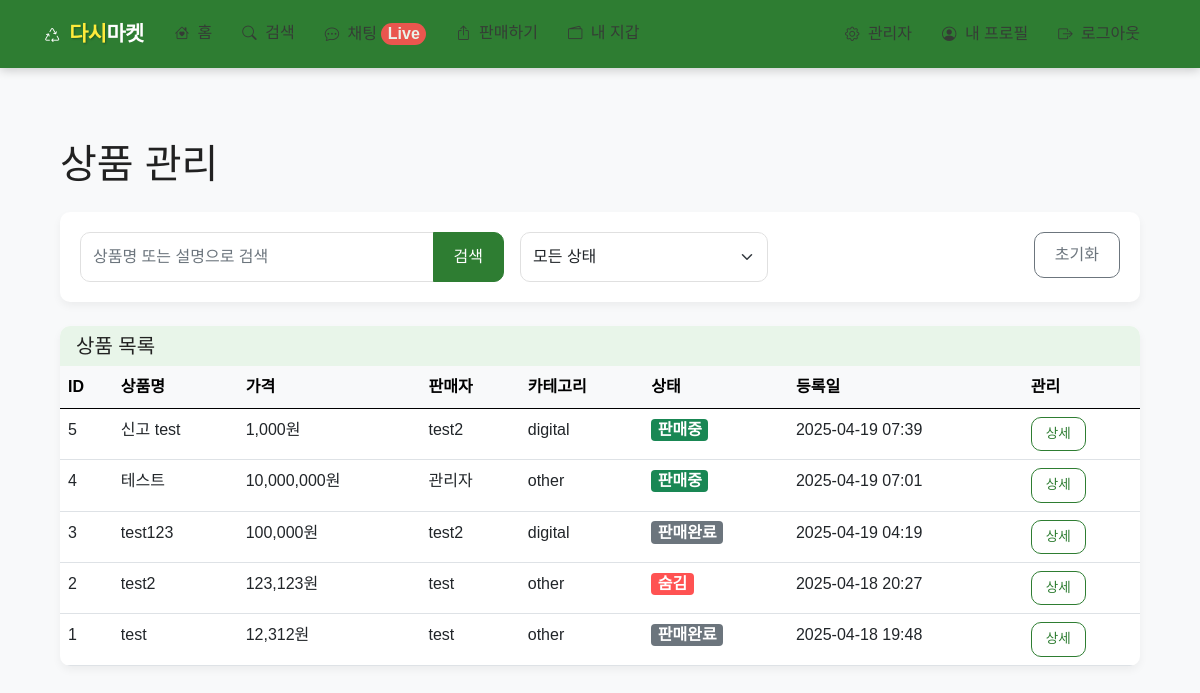
/admin/products (signed in), run on the app's committed database.
### app/models.py (models this page shows, shortened)
class Product(db.Model):
    __tablename__ = 'products'
    id = db.Column(db.Integer, primary_key=True)
    title = db.Column(db.String(120), nullable=False)
    description = db.Column(db.Text, nullable=False)
    price = db.Column(db.Integer, nullable=False)
    category = db.Column(db.String(50), nullable=False)
    location = db.Column(db.String(100), nullable=False)
    seller_id = db.Column(db.Integer, db.ForeignKey('users.id'), nullable=False)
    status = db.Column(db.String(20), default='active')  # active, sold, hidden
    created_at = db.Column(db.DateTime, default=datetime.utcnow)
    updated_at = db.Column(db.DateTime, default=datetime.utcnow, onupdate=datetime.utcnow)
    images = db.relationship('ProductImage', backref='product', lazy='dynamic', cascade='all, delete-orphan')
    transfers = db.relationship('Transfer', backref='product', lazy='dynamic')

class User(UserMixin, db.Model):
    __tablename__ = 'users'
    id = db.Column(db.Integer, primary_key=True)
    email = db.Column(db.String(120), unique=True, nullable=False)
    password_hash = db.Column(db.String(256), nullable=False)
    username = db.Column(db.String(64), nullable=False)
    profile_image = db.Column(db.String(120), nullable=True)
    created_at = db.Column(db.DateTime, default=datetime.utcnow)
    is_admin = db.Column(db.Boolean, default=False)
    is_active = db.Column(db.Boolean, default=True)
    products = db.relationship('Product', backref='seller', lazy='dynamic')
    wallet = db.relationship('Wallet', backref='user', uselist=False)

### app/admin/routes.py (the view)
@bp.route('/products')
@login_required
@admin_required
def products():
    page = request.args.get('page', 1, type=int)
    per_page = 20
    query = request.args.get('q', '')
    status = request.args.get('status', '')
    products_query = Product.query
    if query:
        products_query = products_query.filter(
            Product.title.contains(query) |
            Product.description.contains(query)
        )
    if status:
        products_query = products_query.filter_by(status=status)
    products = products_query.order_by(desc(Product.created_at)).paginate(page=page, per_page=per_page, error_out=False)
    return render_template('admin/products.html', title='상품 관리',
                          products=products, query=query, status=status)

### app/admin/routes.py (called while the page is built)
def admin_required(f):
    @wraps(f)
    def decorated_function(*args, **kwargs):
        if not current_user.is_authenticated or not current_user.is_admin:
            flash('관리자 권한이 필요합니다.')
            return redirect(url_for('main.index'))
        return f(*args, **kwargs)
    return decorated_function

### app/models.py (called while the page is built)
@login_manager.user_loader
def load_user(id):
    return User.query.get(int(id))

### app/templates/admin/products.html (shortened to what this page needs)
{% extends 'base.html' %}
{% block content %}
<div class="container mt-4">
    <h1 class="mb-4">상품 관리</h1>
    <div class="card mb-4">
        <div class="card-body">
            <form method="get" action="{{ url_for('admin.products') }}" class="row g-3">
                <div class="col-md-5">
                    <div class="input-group">
                        <input type="text" class="form-control" name="q" placeholder="상품명 또는 설명으로 검색" value="{{ query }}">
                        <button class="btn btn-primary" type="submit">검색</button>
                    </div>
                </div>
                <div class="col-md-3">
                    <select name="status" class="form-select">
                        <option value="">모든 상태</option>
                    </select>
                </div>
                <div class="col-md-4 text-end">
                    <a href="{{ url_for('admin.products') }}" class="btn btn-outline-secondary">초기화</a>
                </div>
            </form>
        </div>
    </div>
    <div class="card">
        <div class="card-header">
            <h5 class="mb-0">상품 목록</h5>
        </div>
        <div class="card-body p-0">
            <div class="table-responsive">
                <table class="table table-hover mb-0">
                    <thead class="table-light">
                        <tr>
                            <th>ID</th>
                            <th>상품명</th>
                            <th>가격</th>
                            <th>판매자</th>
                            <th>카테고리</th>
                            <th>상태</th>
                            <th>등록일</th>
                            <th>관리</th>
                        </tr>
                    </thead>
                    <tbody>
                        {% for product in products.items %}
                        <tr>
                            <td>{{ product.id }}</td>
                            <td>{{ product.title }}</td>
                            <td>{{ product.price|format_number }}원</td>
                            <td>{{ product.seller.username }}</td>
                            <td>{{ product.category }}</td>
                            <td>
                                {% if product.status == 'active' %}
                                <span class="badge bg-success">판매중</span>
                                {% elif product.status == 'sold' %}
                                <span class="badge bg-secondary">판매완료</span>
                                {% else %}
                                <span class="badge bg-danger">숨김</span>
                                {% endif %}
                            </td>
                            <td>{{ product.created_at|format_datetime }}</td>
                            <td>
                                <a href="{{ url_for('admin.product_detail', product_id=product.id) }}" class="btn btn-sm btn-outline-primary">상세</a>
                            </td>
                        </tr>
                        {% else %}
                        <tr>
                            <td colspan="8" class="text-center py-4">상품이 없습니다.</td>
                        </tr>
                        {% endfor %}
                    </tbody>
                </table>
            </div>
        </div>
    </div>
</div>
{% endblock %}

### app/static/css/style.css (style rules this page uses)
:root { --primary-color: #FF7E36; --secondary-color: #56C4C5; --accent-color: #3A86FF; --light-color: #FFF8F0; --dark-color: #363636; --gray-color: #f8f9fa; --border-radius: 10px; --box-shadow: 0 4px 12px rgba(0, 0, 0, 0.08); }
body { font-family: 'Pretendard', 'Noto Sans KR', -apple-system, BlinkMacSystemFont, sans-serif; background-color: var(--light-color); color: var(--dark-color); line-height: 1.6; padding-bottom: 0; }
.btn { border-radius: var(--border-radius); font-weight: 500; padding: 10px 20px; transition: all 0.2s ease; }
.btn-primary { background-color: var(--primary-color) !important; border-color: var(--primary-color) !important; }
.btn-outline-primary { color: var(--primary-color) !important; border-color: var(--primary-color) !important; }
.btn-sm { padding: 6px 14px; font-size: 0.85rem; }
.container { padding: 20px 15px; }
.card { border-radius: var(--border-radius); border: none; box-shadow: var(--box-shadow); transition: transform 0.3s ease, box-shadow 0.3s ease; overflow: hidden; height: 100%; background-color: white; }
.card-body { padding: 1.25rem; }
.form-control, .form-select { border-radius: var(--border-radius); padding: 12px; border: 1px solid #e0e0e0; transition: all 0.2s ease; }

### app/templates/base.html (style rules this page uses)
:root { --primary-color: #2E7D32; --secondary-color: #1B5E20; --accent-color: #FF5252; --accent-color-dark: #D32F2F; --background-color: #F8F9FA; --light-accent: #E8F5E9; --text-color: #212121; --light-text: #FFFFFF; --border-radius: 10px; }
body { font-family: 'Pretendard', 'Noto Sans KR', sans-serif; background-color: var(--background-color); color: var(--text-color); }
.btn-primary { background-color: var(--primary-color); border-color: var(--primary-color); color: var(--light-text); }
.btn-outline-primary { color: var(--primary-color); border-color: var(--primary-color); }
.card { border-radius: var(--border-radius); box-shadow: 0 4px 8px rgba(0, 0, 0, 0.05); border: none; }
.card-header { background-color: var(--light-accent); border-bottom: none; font-weight: 600; }
.badge.bg-danger { background-color: var(--accent-color) !important; }
.badge { font-size: inherit; padding: 0.2em 0.4em; }

### data on the page
Product: id "5", title "신고 test", price "1,000", seller.username "test2", category "digital", status "판매중", created_at "2025-04-19 07:39"
Product: id "4", title "테스트", price "10,000,000", seller.username "관리자", category "other", status "판매중", created_at "2025-04-19 07:01"
Product: id "3", title "test123", price "100,000", seller.username "test2", category "digital", status "판매완료", created_at "2025-04-19 04:19"
Product: id "2", title "test2", price "123,123", seller.username "test", category "other", status "숨김", created_at "2025-04-18 20:27"
Product: id "1", title "test", price "12,312", seller.username "test", category "other", status "판매완료", created_at "2025-04-18 19:48"
